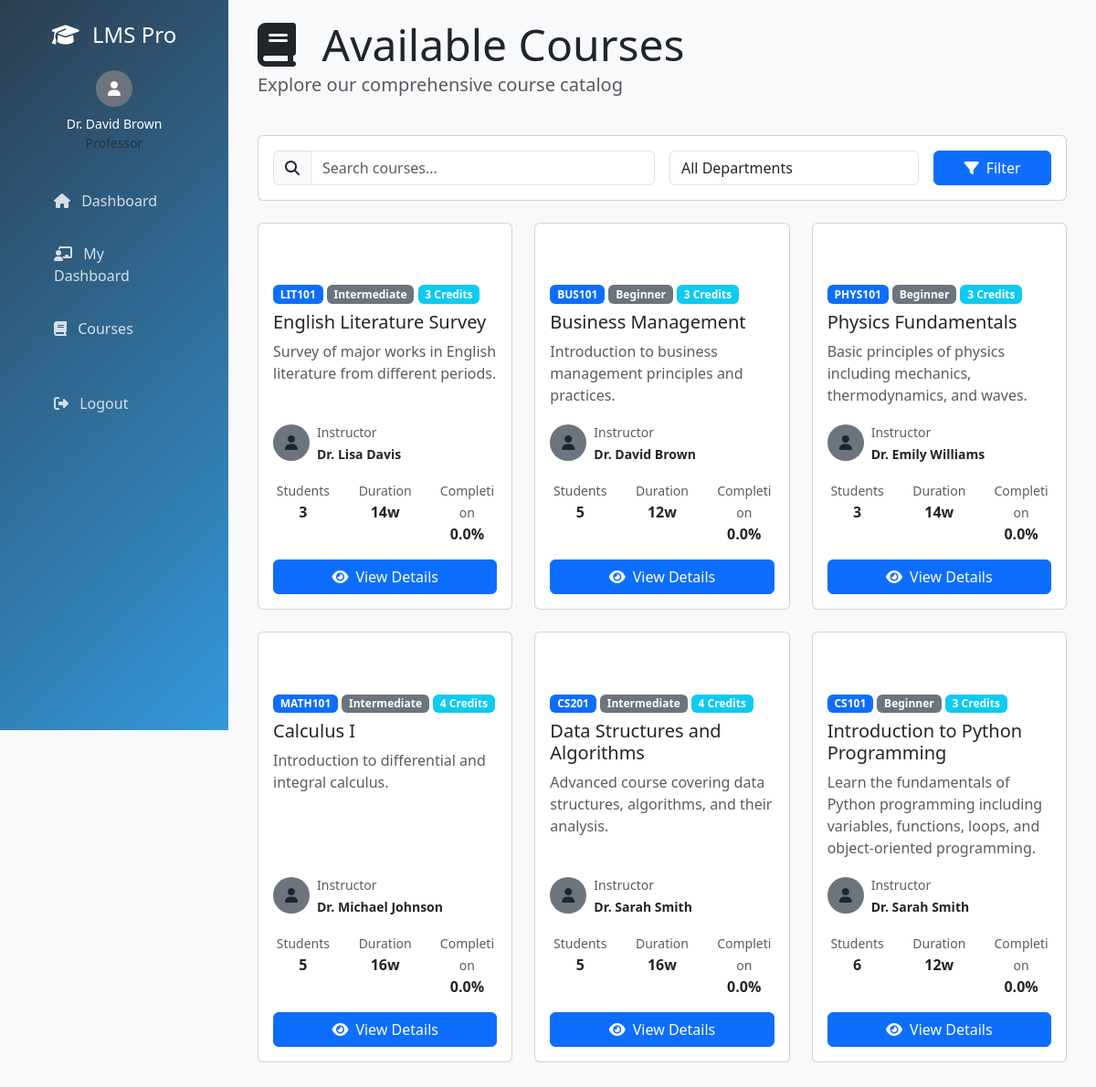
Screenshot of /courses/ (signed in) with the database file from the repository.
### lms/models.py (models this page shows, shortened)
class User(AbstractUser):
    ROLE_CHOICES = [
        ('student', 'Student'),
        ('professor', 'Professor'),
        ('admin', 'Admin'),
        ('manager', 'Manager'),
    ]
    id = models.UUIDField(primary_key=True, default=uuid.uuid4, editable=False)
    role = models.CharField(max_length=20, choices=ROLE_CHOICES, default='student')
    profile_picture = models.ImageField(upload_to='profiles/', blank=True, null=True)
    phone_number = models.CharField(max_length=15, blank=True)
    date_of_birth = models.DateField(blank=True, null=True)
    address = models.TextField(blank=True)
    department_name = models.CharField(max_length=100, blank=True)  # Changed from department to department_name
    student_id = models.CharField(max_length=20, blank=True, unique=True, null=True)
    employee_id = models.CharField(max_length=20, blank=True, unique=True, null=True)
    created_at = models.DateTimeField(auto_now_add=True)
    updated_at = models.DateTimeField(auto_now=True)
    is_active = models.BooleanField(default=True)

class Course(models.Model):
    DIFFICULTY_CHOICES = [
        ('beginner', 'Beginner'),
        ('intermediate', 'Intermediate'),
        ('advanced', 'Advanced'),
    ]
    id = models.UUIDField(primary_key=True, default=uuid.uuid4, editable=False)
    title = models.CharField(max_length=200)
    code = models.CharField(max_length=20, unique=True)
    description = models.TextField()
    instructor = models.ForeignKey(User, on_delete=models.CASCADE, limit_choices_to={'role': 'professor'})
    department = models.ForeignKey(Department, on_delete=models.CASCADE)
    credits = models.IntegerField(validators=[MinValueValidator(1), MaxValueValidator(10)])
    difficulty_level = models.CharField(max_length=20, choices=DIFFICULTY_CHOICES, default='beginner')
    duration_weeks = models.IntegerField(validators=[MinValueValidator(1), MaxValueValidator(52)])
    max_students = models.IntegerField(validators=[MinValueValidator(1)], default=50)
    course_image = models.ImageField(upload_to='courses/', blank=True, null=True)
    is_active = models.BooleanField(default=True)
    start_date = models.DateField()
    end_date = models.DateField()
    created_at = models.DateTimeField(auto_now_add=True)
    updated_at = models.DateTimeField(auto_now=True)
    class Meta:
        ordering = ['-created_at']
    @property
    def enrolled_students_count(self):
        return self.enrollment_set.filter(is_active=True).count()
    @property
    def completion_rate(self):
        total_enrollments = self.enrollment_set.filter(is_active=True).count()
        if total_enrollments == 0:
            return 0
        completed = self.enrollment_set.filter(is_active=True, progress=100).count()
        return round((completed / total_enrollments) * 100, 2)

### lms/views.py (the view)
# urls.py: path('courses/', views.courses_list, name='courses_list'),
@login_required
def courses_list(request):
    courses = Course.objects.filter(is_active=True).select_related('instructor', 'department')
    search_query = request.GET.get('search', '')
    if search_query:
        courses = courses.filter(
            Q(title__icontains=search_query) |
            Q(code__icontains=search_query) |
            Q(description__icontains=search_query)
        )
    department_filter = request.GET.get('department', '')
    if department_filter:
        courses = courses.filter(department__name=department_filter)
    paginator = Paginator(courses, 12)
    page_number = request.GET.get('page')
    page_obj = paginator.get_page(page_number)
    departments = Department.objects.all()
    context = {
        'page_obj': page_obj,
        'search_query': search_query,
        'departments': departments,
        'department_filter': department_filter,
    }
    return render(request, 'lms/courses_list.html', context)

### templates/lms/courses_list.html (shortened to what this page needs)
{% extends 'base.html' %}
{% block content %}
<div class="container-fluid">
    <div class="row mb-4">
        <div class="col-12">
            <h1 class="display-5 mb-0">
                <i class="fas fa-book me-3"></i>
                Available Courses
            </h1>
            <p class="lead text-muted">Explore our comprehensive course catalog</p>
        </div>
    </div>
    <div class="row mb-4">
        <div class="col-12">
            <div class="card">
                <div class="card-body">
                    <form method="get" class="row g-3">
                        <div class="col-md-6">
                            <div class="input-group">
                                <span class="input-group-text">
                                    <i class="fas fa-search"></i>
                                </span>
                                <input type="text" class="form-control" name="search"
                                       value="{{ search_query }}" placeholder="Search courses...">
                            </div>
                        </div>
                        <div class="col-md-4">
                            <select class="form-control" name="department">
                                <option value="">All Departments</option>
                            </select>
                        </div>
                        <div class="col-md-2">
                            <button type="submit" class="btn btn-primary w-100">
                                <i class="fas fa-filter me-2"></i>Filter
                            </button>
                        </div>
                    </form>
                </div>
            </div>
        </div>
    </div>
    <div class="row">
        {% for course in page_obj %}
        <div class="col-lg-4 col-md-6 mb-4">
            <div class="card course-card h-100">
                {% if course.course_image %}
                    <img src="{{ course.course_image.url }}" class="card-img-top course-image" alt="{{ course.title }}">
                {% else %}
                    <div class="card-img-top course-image bg-gradient d-flex align-items-center justify-content-center">
                        <i class="fas fa-book fa-3x text-white"></i>
                    </div>
                {% endif %}
                <div class="card-body d-flex flex-column">
                    <div class="mb-2">
                        <span class="badge bg-primary">{{ course.code }}</span>
                        <span class="badge bg-secondary">{{ course.get_difficulty_level_display }}</span>
                        <span class="badge bg-info">{{ course.credits }} Credits</span>
                    </div>
                    <h5 class="card-title">{{ course.title }}</h5>
                    <p class="card-text text-muted">{{ course.description|truncatewords:20 }}</p>
                    <div class="mt-auto">
                        <div class="d-flex justify-content-between align-items-center mb-3">
                            <div class="d-flex align-items-center">
                                {% if course.instructor.profile_picture %}
                                    <img src="{{ course.instructor.profile_picture.url }}"
                                         class="user-avatar me-2" alt="Instructor">
                                {% else %}
                                    <div class="user-avatar bg-secondary d-flex align-items-center justify-content-center me-2">
                                        <i class="fas fa-user"></i>
                                    </div>
                                {% endif %}
                                <div>
                                    <small class="text-muted">Instructor</small>
                                    <br><strong class="small">{{ course.instructor.first_name }} {{ course.instructor.last_name }}</strong>
                                </div>
                            </div>
                        </div>
                        <div class="row text-center mb-3">
                            <div class="col-4">
                                <small class="text-muted">Students</small>
                                <br><strong>{{ course.enrolled_students_count }}</strong>
                            </div>
                            <div class="col-4">
                                <small class="text-muted">Duration</small>
                                <br><strong>{{ course.duration_weeks }}w</strong>
                            </div>
                            <div class="col-4">
                                <small class="text-muted">Completion</small>
                                <br><strong>{{ course.completion_rate }}%</strong>
                            </div>
                        </div>
                        <div class="d-grid">
                            <a href="{% url 'lms:course_detail' course.id %}" class="btn btn-primary">
                                <i class="fas fa-eye me-2"></i>View Details
                            </a>
                        </div>
                    </div>
                </div>
            </div>
        </div>
        {% endfor %}
    </div>
</div>
{% endblock %}

### templates/base.html (shortened to what this page needs)
<!DOCTYPE html>
<html lang="en">
<head>
    <link href="https://cdn.jsdelivr.net/npm/bootstrap@5.3.0/dist/css/bootstrap.min.css" rel="stylesheet">
    <link href="https://cdnjs.cloudflare.com/ajax/libs/font-awesome/6.4.0/css/all.min.css" rel="stylesheet">
</head>
<body>
    {% if user.is_authenticated %}
    <nav class="sidebar">
        <div class="p-4">
            <h4 class="text-center mb-4">
                <i class="fas fa-graduation-cap me-2"></i>
                LMS Pro
            </h4>
            <div class="text-center mb-4">
                <div class="user-avatar bg-secondary d-flex align-items-center justify-content-center mb-2 mx-auto">
                    <i class="fas fa-user"></i>
                </div>
                <div class="small">{{ user.first_name }} {{ user.last_name }}</div>
                <div class="small text-muted">{{ user.get_role_display }}</div>
            </div>
            <ul class="nav flex-column">
                <li class="nav-item">
                    <a class="nav-link" href="{% url 'lms:home' %}">
                        <i class="fas fa-home me-2"></i> Dashboard
                    </a>
                </li>
                {% if user.role == 'student' %}
                <li class="nav-item">
                    <a class="nav-link" href="{% url 'lms:student_dashboard' %}">
                        <i class="fas fa-user-graduate me-2"></i> My Dashboard
                    </a>
                </li>
                {% elif user.role == 'professor' %}
                <li class="nav-item">
                    <a class="nav-link" href="{% url 'lms:professor_dashboard' %}">
                        <i class="fas fa-chalkboard-teacher me-2"></i> My Dashboard
                    </a>
                </li>
                {% elif user.role == 'admin' %}
                <li class="nav-item">
                    <a class="nav-link" href="{% url 'lms:admin_dashboard' %}">
                        <i class="fas fa-cogs me-2"></i> Admin Panel
                    </a>
                </li>
                {% elif user.role == 'manager' %}
                <li class="nav-item">
                    <a class="nav-link" href="{% url 'lms:manager_dashboard' %}">
                        <i class="fas fa-chart-line me-2"></i> Analytics
                    </a>
                </li>
                {% endif %}
                <li class="nav-item">
                    <a class="nav-link" href="{% url 'lms:courses_list' %}">
                        <i class="fas fa-book me-2"></i> Courses
                    </a>
                </li>
                <li class="nav-item mt-4">
                    <a class="nav-link" href="{% url 'lms:logout' %}">
                        <i class="fas fa-sign-out-alt me-2"></i> Logout
                    </a>
                </li>
            </ul>
        </div>
    </nav>
    {% endif %}
    <div class="{% if user.is_authenticated %}main-content{% else %}login-content container mt-4{% endif %}">
        {% block content %}{% endblock %}
    </div>
</body>
</html>

### templates/base.html (style rules this page uses)
body { font-family: 'Segoe UI', Tahoma, Geneva, Verdana, sans-serif; background-color: #f8f9fa; }
.sidebar { min-height: 100vh; background: linear-gradient(135deg, #2c3e50, #3498db); color: white; position: fixed; top: 0; left: 0; width: 250px; z-index: 1000; }
.main-content { margin-left: 250px; padding: 20px; min-height: 100vh; }
.sidebar .nav-link { color: rgba(255, 255, 255, 0.8); padding: 12px 20px; margin: 5px 15px; border-radius: 8px; }
.user-avatar { width: 40px; height: 40px; border-radius: 50%; }

### rows the page displays
User: first_name "Dr. David", last_name "Brown", role "Professor"
Course: code "LIT101", difficulty_level "Intermediate", credits "3", title "English Literature Survey", description "Survey of major works in English literature from different periods.", instructor.first_name "Dr. Lisa", instructor.last_name "Davis", enrolled_students_count "3", duration_weeks "14", completion_rate "0.0"
Course: code "BUS101", difficulty_level "Beginner", credits "3", title "Business Management", description "Introduction to business management principles and practices.", instructor.first_name "Dr. David", instructor.last_name "Brown", enrolled_students_count "5", duration_weeks "12", completion_rate "0.0"
Course: code "PHYS101", difficulty_level "Beginner", credits "3", title "Physics Fundamentals", description "Basic principles of physics including mechanics, thermodynamics, and waves.", instructor.first_name "Dr. Emily", instructor.last_name "Williams", enrolled_students_count "3", duration_weeks "14", completion_rate "0.0"
Course: code "MATH101", difficulty_level "Intermediate", credits "4", title "Calculus I", description "Introduction to differential and integral calculus.", instructor.first_name "Dr. Michael", instructor.last_name "Johnson", enrolled_students_count "5", duration_weeks "16", completion_rate "0.0"
Course: code "CS201", difficulty_level "Intermediate", credits "4", title "Data Structures and Algorithms", description "Advanced course covering data structures, algorithms, and their analysis.", instructor.first_name "Dr. Sarah", instructor.last_name "Smith", enrolled_students_count "5", duration_weeks "16", completion_rate "0.0"
Course: code "CS101", difficulty_level "Beginner", credits "3", title "Introduction to Python Programming", description "Learn the fundamentals of Python programming including variables, functions, loops, and object-oriented programming.", instructor.first_name "Dr. Sarah", instructor.last_name "Smith", enrolled_students_count "6", duration_weeks "12", completion_rate "0.0"
